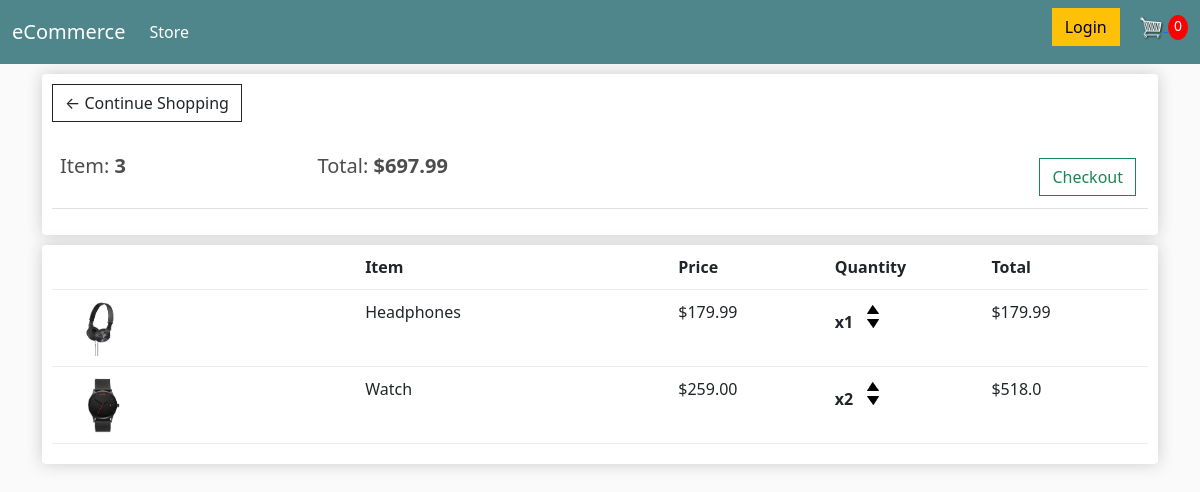
The app's page /cart/ (signed in) with its own data.
### store/models.py (models this page shows, shortened)
class Order(models.Model):
    customer = models.ForeignKey(
        Customer, on_delete=models.SET_NULL, null=True, blank=True)
    date_ordered = models.DateTimeField(auto_now_add=True)
    completed = models.BooleanField(default=False, null=True, blank=False)
    transaction_id = models.CharField(max_length=200, null=True)
    @property
    def get_cart_total(self):
        orderitems = self.orderitem_set.all()
        total = sum([item.get_total for item in orderitems])
        return total
    @property
    def get_cart_items(self):
        orderitems = self.orderitem_set.all()
        total = sum([item.quantity for item in orderitems])
        return total

class OrderItem(models.Model):
    product = models.ForeignKey(
        Product, on_delete=models.SET_NULL, null=True, blank=True)
    order = models.ForeignKey(
        Order, on_delete=models.SET_NULL, null=True, blank=True)
    quantity = models.IntegerField(default=0, null=True, blank=True)
    date_added = models.DateTimeField(auto_now_add=True)
    @property
    def get_total(self):
        total = self.product.price * self.quantity
        return total

class Product(models.Model):
    name = models.CharField(max_length=200, null=True)
    price = models.FloatField()
    digital = models.BooleanField(default=False, null=True, blank=False)
    image = models.ImageField(null=True, blank=True)
    @property
    def imageURL(self):
        try:
            url = self.image.url
        except:
            url = ''
        return url

### store/views.py (the view)
# urls.py: path('cart/', views.cart, name='cart'),
def cart(request):
    if request.user.is_authenticated:
        customer = request.user.customer
        order, created = Order.objects.get_or_create(
            customer=customer, completed=False)
        items = order.orderitem_set.all()
    else:
        items = []
        order = {'get_cart_total': 0, 'get_cart_items': 0}
    context = {'items': items, 'order': order}
    return render(request, 'store/cart.html', context)

### store/templates/store/cart.html
{% extends 'store/main.html' %}
{% load static %}
{% block content %}
<div class="row">
    <div class="col-lg-12">
        <div class="box-element">
            <a class="btn btn-outline-dark" href=" {% url 'store' %} "> &#x2190; Continue Shopping</a>
            <br>
            <br>
            <table class="table">
                <tr>
                    <th>
                        <h5>Item: <strong> {{ order.get_cart_items }} </strong></h5>
                    </th>
                    <th>
                        <h5>Total: <strong>${{ order.get_cart_total|floatformat:2 }} </strong></h5>
                    </th>
                    <th><a style="float: right; margin: 4px;" class="btn btn-outline-success"
                            href=" {% url 'checkout' %} ">Checkout</a></th>
                </tr>
            </table>
        </div>
    </div>
    <br>
    <div class="col-lg-12">
        <div class="box-element">
            <div class="cart-row">
                <div style="flex: 2;"></div>
                <div style="flex: 2;"><strong>Item</strong></div>
                <div style="flex: 1;"><strong>Price</strong></div>
                <div style="flex: 1;"><strong>Quantity</strong></div>
                <div style="flex: 1;"><strong>Total</strong></div>
            </div>
            {% for item in items %}
            <div class="cart-row">
                <div style="flex: 2;"><img class="row-image" src=" {{ item.product.imageURL }} " alt=""></div>
                <div style="flex: 2;"> {{ item.product.name }} </div>
                <div style="flex: 1;">${{ item.product.price|floatformat:2 }}</div>
                <div style="flex: 1;">
                    <p class="quantity"> x{{item.quantity}} </p>
                    <div class="quantity">
                        <img class="chg-quantity" src=" {% static 'images/arrow-up.png' %} " alt="">
                        <img class="chg-quantity" src=" {% static 'images/arrow-down.png' %} " alt="">
                    </div>
                </div>
                <div style="flex: 1;">${{item.get_total}} </div>
            </div>
            {% endfor %}
        </div>
    </div>
</div>
{% endblock content %}

### static/css/main.css (style rules this page uses)
body { background-color: hsl(0, 0%, 98%); }
h1,h2,h3,h4,h5,h6 { color:hsl(0, 0%, 30%); }
.box-element { box-shadow:hsl(0, 0%, 80%) 0 0 16px; background-color: #fff; border-radius: 4px; padding: 10px; }
.col-lg-4, .col-lg-6, .col-lg-8, .col-lg-12 { margin-top: 10px; }
.btn { border-radius: 0; }
.row-image { width: 100px; }
.cart-row { display: flex; align-items: flex-stretch; padding-bottom: 10px; margin-bottom: 10px; border-bottom: 1px solid #ececec; }
.quantity { display: inline-block; font-weight: 700; padding-right:10px; }
.chg-quantity { width: 12px; cursor: pointer; display: block; margin-top: 5px; transition:.1s; }

### records on screen
Order: get_cart_items "3", get_cart_total "697.99"
OrderItem: product.imageURL (picture), product.name "Headphones", product.price "179.99", quantity "1", get_total "179.99"
OrderItem: product.imageURL (picture), product.name "Watch", product.price "259.00", quantity "2", get_total "518.0"
